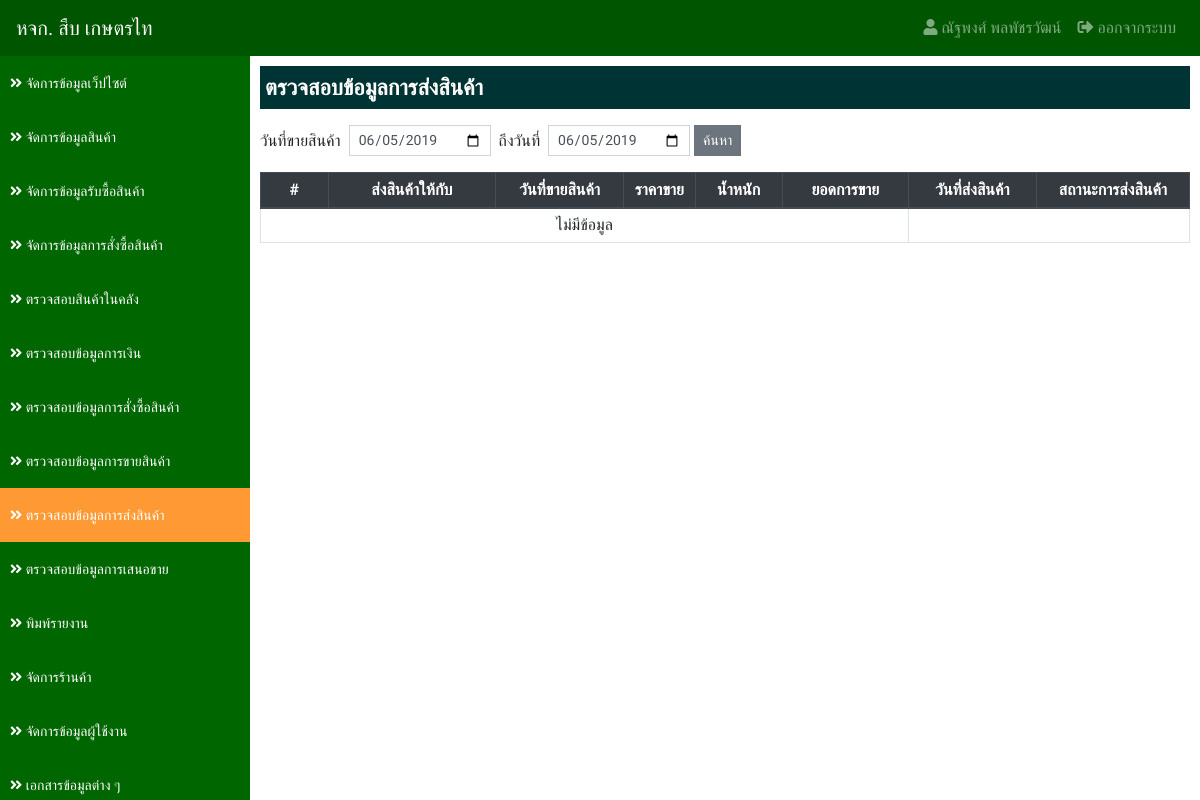
Before: /?app=datatransfer&action=transfer (signed in) with the older database file.
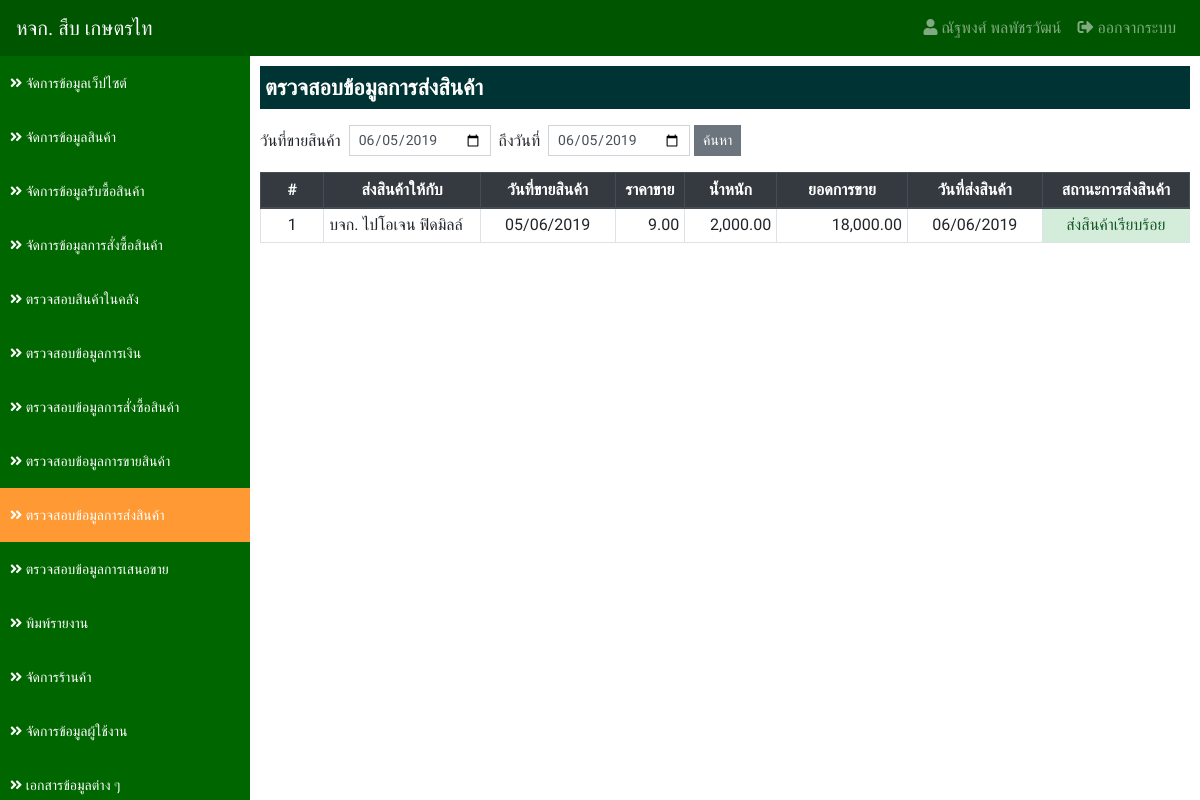
After: the same page with the newer database file.
### tables this page shows
CREATE TABLE `order_tb` (
  `order_id` int(11) NOT NULL,
  `products_id` int(11) NOT NULL,
  `store_id` int(11) NOT NULL,
  `order_weight` decimal(10,2) NOT NULL,
  `order_price_sale` decimal(10,2) NOT NULL,
  `order_price_buy` decimal(10,2) NOT NULL,
  `order_price_transfer` decimal(10,2) NOT NULL,
  `order_date_transfer` datetime NOT NULL,
  `order_status` int(2) NOT NULL COMMENT 'สถานะ 1.รออนุมัติการสั่งซื้อ 2.อนุมัติการสั่งซื้อ 3.กำลังเตรียมสินค้า',
  `order_fitdate_cancel` datetime NOT NULL,
  `order_fitdate` datetime NOT NULL,
  `order_fitby` int(11) NOT NULL
);

CREATE TABLE `store_tb` (
  `store_id` int(11) NOT NULL,
  `store_name` varchar(255) NOT NULL COMMENT 'ชื่อร้าน',
  `store_address` varchar(255) NOT NULL COMMENT 'ที่อยู่',
  `store_phone` varchar(100) NOT NULL COMMENT 'เบอร์โทรศัพท์',
  `store_tax` varchar(100) NOT NULL COMMENT 'เลขประจำตัวผู้เสียภาษี',
  `store_type` int(1) NOT NULL COMMENT 'ประเภทร้าน 1.เจ้าของร้าน 2.ร้านซื้อสินค้า 3.ร้านขายสินค้า',
  `store_status` int(1) NOT NULL COMMENT 'สถานะ 1.ใช้งาน 2.ปิดการใช้งาน 3.ลบ'
);

### applications/connect_db.php (called while the page is built, shortened)
<?php
    $serveName      = "localhost";
    $userConect     = "root";
    $passConnect    = "";
    $DB             = "sub_data";
    $conn           = new mysqli($serveName, $userConect, $passConnect, $DB);
    $conn->set_charset("utf8");
    function select_db($sql) {
        Global $conn;
        return $conn->query($sql);
    }
?>

### applications/datatransfer/transfer.php (the view, shortened to what this page needs)
<?php
    if (empty($_POST['date_start']) && empty($_POST['date_end'])) {
        $dateStart = date('Y-m-d');
        $dateEnd = date('Y-m-d');
    } else {
        $dateStart = $_POST['date_start'];
        $dateEnd = $_POST['date_end'];
    }
    $result = select_db("
        SELECT
            order_tb.*,
            store_tb.store_name
        FROM
            order_tb
        INNER JOIN store_tb ON order_tb.store_id = store_tb.store_id
        WHERE
            order_tb.order_status  >= '2' AND
            order_tb.order_fitdate BETWEEN '$dateStart 00:00:00' AND '$dateEnd 23:59:59'
        ORDER BY
            order_tb.order_fitdate ASC
    ");
?>
<div class="detail">
    <p class="title">ตรวจสอบข้อมูลการส่งสินค้า</p>
    <form action="" class="form-inline" method="POST">
        <div class="input-group mb-3">
            <div class="mt-1"> วันที่ขายสินค้า &nbsp;</div>
            <input type="date" name="date_start" value="<?=$dateStart?>" class="form-control form-control-sm">
            <div class="mt-1">&nbsp; ถึงวันที่ &nbsp;</div>
            <input type="date" name="date_end" value="<?=$dateEnd?>" class="form-control form-control-sm">&nbsp;
            <button type="submit" class="btn btn-secondary btn-sm">ค้นหา</button>
        </div>
    </form>
    <table class="table table-bordered table-hover table-sm">
        <thead class="thead-dark">
            <tr>
                <th class="text-center" style="width: 80px;">#</th>
                <th class="text-center" style="width: 200px;">ส่งสินค้าให้กับ</th>
                <th class="text-center" style="width: 150px;">วันที่ขายสินค้า</th>
                <th class="text-center" style="width: 80px;">ราคาขาย</th>
                <th class="text-center" style="width: 100px;">น้ำหนัก</th>
                <th class="text-center" style="width: 150px;">ยอดการขาย</th>
                <th class="text-center" style="width: 150px;">วันที่ส่งสินค้า</th>
                <th class="text-center" style="width: 180px;">สถานะการส่งสินค้า</th>
            </tr>
        </thead>
        <tbody>
        <?php
            if ($result->num_rows > 0) {
                $i = 1;
                while($row = $result->fetch_assoc()) {
        ?>
            <tr>
                <td class="text-center"><?=$i?></td>
                <td><?=$row['store_name']?></td>
                <td class="text-center"><?=date_format(date_create($row['order_fitdate']),"d/m/Y")?></td>
                <td class="text-right"><?=number_format($row['order_price_sale'],2)?></td>
                <td class="text-right"><?=number_format($row['order_weight'],2)?></td>
                <td class="text-right"><?=number_format($row['order_weight']*$row['order_price_sale'],2)?></td>
                <td class="text-center"><?=($row['order_date_transfer']!="0000-00-00")?date_format(date_create($row['order_date_transfer']),"d/m/Y"):""?></td>
                <td class="text-center <?php if($row['order_status'] >= 4){echo "alert-success";}?>"><?=($row['order_status']>=4)?"ส่งสินค้าเรียบร้อย":"ยังไม่ได้ส่งสินค้า"?></td>
            </tr>
        <?php $i++;}} else { ?>
            <tr>
                <td class="text-center" colspan="6">ไม่มีข้อมูล</td>
            </tr>
        <?php } ?>
        </tbody>
    </table>
</div>

Changed rows visible on the page:
added order_tb: store.store_name "บจก. ไปโอเจน ฟิดมิลล์", order_fitdate "05/06/2019", order_price_sale "9.00", order_weight "2,000.00", $row['order_weight']*$row['order_price_sale'] "18,000.00", order_date_transfer "06/06/2019", order_status "ส่งสินค้าเรียบร้อย"
Other visible differences:
text no longer shown: "ไม่มีข้อมูล"
